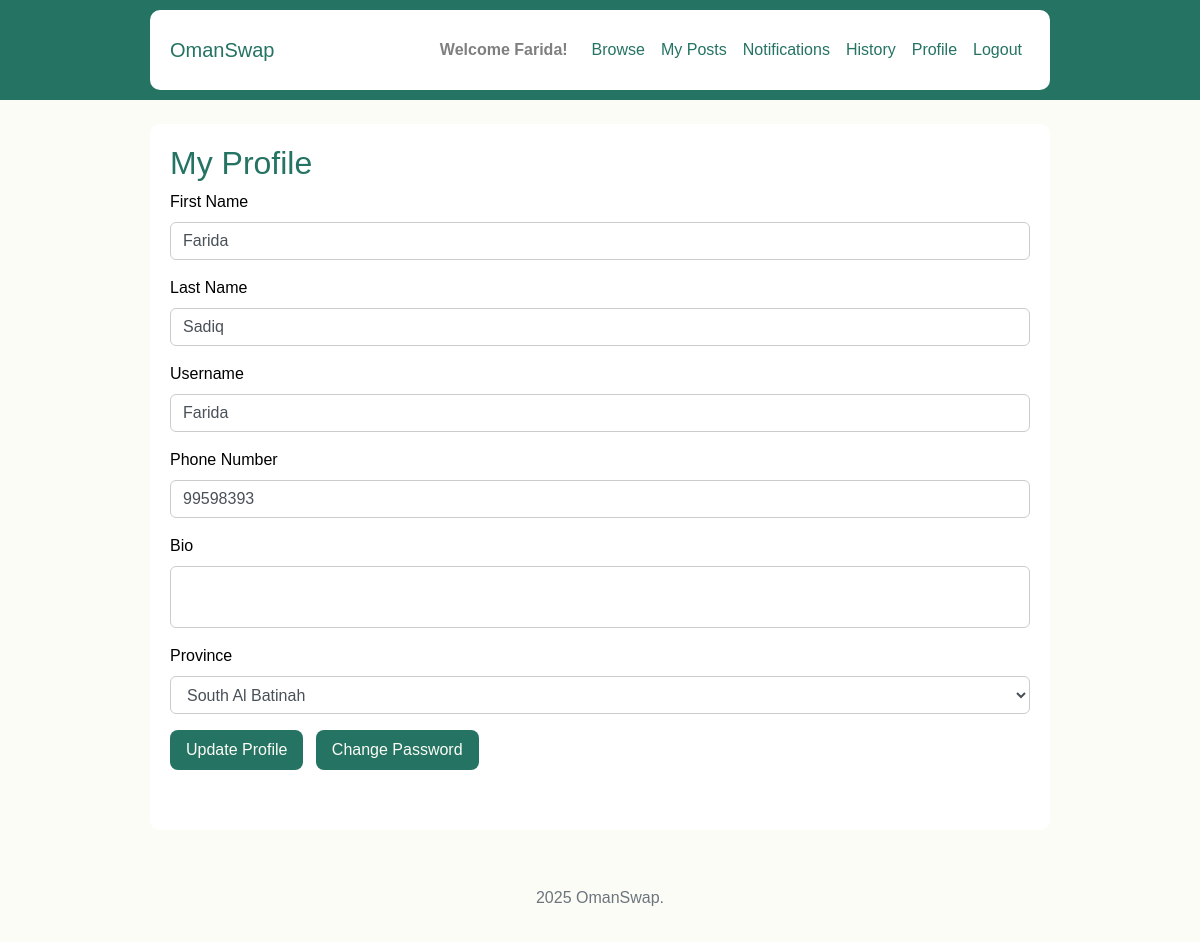
Screenshot of /profile (signed in) with the database file from the repository.
### app/models.py (models this page shows)
class User(UserMixin, db.Model):
    id = db.Column(db.Integer, primary_key=True)
    username = db.Column(db.String(150), unique=True, nullable=False)
    password = db.Column(db.String(150), nullable=False)
    first_name = db.Column(db.String(100), nullable=False)
    last_name = db.Column(db.String(100), nullable=False)
    bio = db.Column(db.Text)
    phone_number = db.Column(db.String(20), nullable=False)
    province = db.Column(db.String(100), nullable=False)
    role = db.Column(db.String(20), default='user')
    posts = db.relationship('Post', backref='owner', lazy=True)
    exchange_requests_sent = db.relationship('ExchangeRequest', backref='proposer', lazy=True)

### app/routes.py (the view, shortened to what this page needs)
@main.route('/profile', methods=['GET', 'POST'])
@login_required
def profile():
    user = current_user
    return render_template('profile.html', user=user, provinces=OMAN_PROVINCES)

### app/__init__.py (called while the page is built)
def create_app():
    app = Flask(__name__, template_folder='app/templates')
    app.config.from_object('config.Config')
    db.init_app(app)
    migrate.init_app(app, db)
    login_manager.init_app(app)
    login_manager.login_view = 'main.login'
    @login_manager.user_loader
    def load_user(user_id):
        return User.query.get(int(user_id))
    from .routes import main
    app.register_blueprint(main)
    with app.app_context():
        from .models import Category
        if not Category.query.filter_by(name="Other").first():
            db.session.add(Category(name="Other"))
            db.session.commit()
    return app

### app/templates/profile.html
{% extends "base.html" %}
{% block content %}
<h2>My Profile</h2>
<form method="POST">
    <div class="form-group">
        <label>First Name</label>
        <input name="first_name" class="form-control" value="{{ user.first_name }}">
    </div>
    <div class="form-group">
        <label>Last Name</label>
        <input name="last_name" class="form-control" value="{{ user.last_name }}">
    </div>
    <div class="form-group">
        <label>Username</label>
        <input name="username" class="form-control" value="{{ user.username }}">
    </div>
    <div class="form-group">
        <label>Phone Number</label>
        <input name="phone_number" class="form-control" value="{{ user.phone_number }}">
    </div>
    <div class="form-group">
        <label>Bio</label>
        <textarea name="bio" class="form-control">{{ user.bio }}</textarea>
    </div>
    <div class="form-group">
        <label>Province</label>
        <select name="province" class="form-control">
            {% for p in provinces %}
                <option value="{{ p }}" {% if user.province == p %}selected{% endif %}>{{ p }}</option>
            {% endfor %}
        </select>
    </div>
    <button type="submit" class="btn">Update Profile</button>
    <a href="{{ url_for('main.change_password') }}" class="btn btn-outline-secondary ml-2">Change Password</a>
</form>
{% endblock %}

### app/templates/base.html (shortened to what this page needs)
<!DOCTYPE html>
<html lang="en">
<head>
    <link href="https://stackpath.bootstrapcdn.com/bootstrap/4.5.2/css/bootstrap.min.css" rel="stylesheet">
    <link href="{{ url_for('static', filename='css/style.css') }}" rel="stylesheet">
</head>
<body>
    <nav class="navbar navbar-expand-lg navbar-light bg-light">
        <div class="container">
            <a class="navbar-brand" href="{{ url_for('main.home') }}">OmanSwap</a>
            <div class="collapse navbar-collapse">
                <ul class="navbar-nav ml-auto">
                    {% if current_user.is_authenticated %}
                        <li class="nav-item">
                            <span class="navbar-text font-weight-bold mr-3">Welcome {{ current_user.username }}!</span>
                        </li>
                        <li class="nav-item"><a class="nav-link" href="{{ url_for('main.dashboard') }}">Browse</a></li>
                        <li class="nav-item"><a class="nav-link" href="{{ url_for('main.my_posts') }}">My Posts</a></li>
                        <li class="nav-item"><a class="nav-link" href="{{ url_for('main.notifications') }}">Notifications</a></li>
                        <li class="nav-item"><a class="nav-link" href="{{ url_for('main.history') }}">History</a></li>
                        <li class="nav-item"><a class="nav-link" href="{{ url_for('main.profile') }}">Profile</a></li>
                        <li class="nav-item"><a class="nav-link" href="{{ url_for('main.logout') }}">Logout</a></li>
                    {% else %}
                        <li class="nav-item"><a class="nav-link" href="{{ url_for('main.login') }}">Login</a></li>
                        <li class="nav-item"><a class="nav-link" href="{{ url_for('main.register') }}">Register</a></li>
                    {% endif %}
                </ul>
            </div>
        </div>
    </nav>
    <div class="container mt-4">
        {% block content %}{% endblock %}
    </div>
    <footer class="text-center py-3">
        <p> 2025 OmanSwap.</p>
    </footer>
</body>
</html>

### app/static/css/style.css (style rules this page uses)
html, body { height: 100%; margin: 0; font-family: Arial, sans-serif; background-color: #fcfcf6; color: #000; overflow-x: hidden; overflow-y: auto; }
.container { max-width: 900px; margin: auto; padding: 20px; background-color: #fff; border-radius: 10px; }
.navbar { background-color: #257362 !important; padding: 10px 20px; }
.navbar-brand, .navbar-nav .nav-link { color: #257362 !important; }
.nav-item a.nav-link { padding: 8px 14px; border-radius: 6px; color: #257362 !important; transition: 0.2s; }
.btn, button { background-color: #257362; color: #fcfcf6; border: none; border-radius: 8px; padding: 8px 16px; transition: background-color 0.3s ease; }
.form-control { border-radius: 6px; border: 1px solid #ccc; }
textarea.form-control { resize: none; }
form { margin-bottom: 40px; }
footer { text-align: center; padding: 15px; background-color: #fcfcf6; color: #6c757d; margin-top: 40px; }
h1, h2, h3, h4, h5 { color: #257362; }

### rows the page displays
User: username "Farida", first_name "Farida", last_name "Sadiq", phone_number "99598393", province "South Al Batinah"
